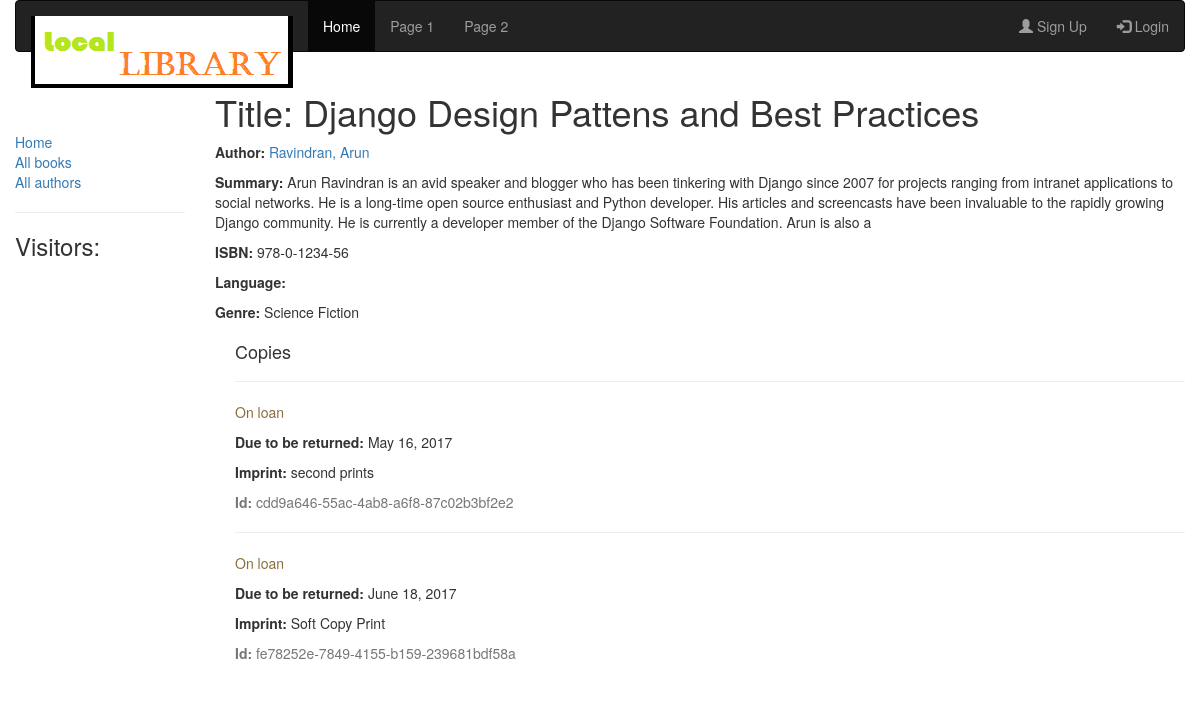
/catalog/book/1, run on the app's committed database.
### catalog/models.py (models this page shows, shortened)
class Book(models.Model):
	title = models.CharField(max_length=200)
	author = models.ForeignKey('Author', on_delete=models.SET_NULL, null=True)
	summary = models.TextField(max_length=1000, help_text="Enter a brief description of the book")
	isbn = models.CharField('ISBN',max_length=13, help_text='13 Character <a href="https://www.isbn-international.org/content/what-isbn">ISBN number</a>')
	genre = models.ManyToManyField(Genre, help_text="Select a genre for this book")

class Author(models.Model):
    first_name = models.CharField(max_length=100)
    last_name = models.CharField(max_length=100)
    date_of_birth = models.DateField(null=True, blank=True)
    date_of_death = models.DateField('Died', null=True, blank=True)
    def __str__(self):
        return '%s, %s' % (self.last_name, self.first_name)

class Genre(models.Model):
    name = models.CharField(max_length=200, help_text="Enter a book genre (e.g. Science Fiction, French Poetry etc.)")
    def __str__(self):
        return self.name

class BookInstance(models.Model):
	id = models.UUIDField(primary_key=True, default=uuid.uuid4, help_text="Unique ID for this particular book across whole library")
	book = models.ForeignKey('Book', on_delete=models.SET_NULL, null=True)
	imprint = models.CharField(max_length=200)
	due_back = models.DateField(null=True, blank=True)
	borrower = models.ForeignKey(User, on_delete=models.SET_NULL, null=True, blank=True)
	LOAN_STATUS = (
		('d', 'Maintenance'),
		('o', 'On loan'),
		('a', 'Available'),
		('r', 'Reserved'),
	)
	status = models.CharField(max_length=1, choices=LOAN_STATUS, blank=True, default='d', help_text='Book availability')
	class Meta:
		ordering = ["due_back"]
		permissions = (("can_mark_returned", "Set book as returned"),)

### catalog/views.py (the view)
# urls.py: url(r'^book/(?P<pk>\d+)$', views.BookDetailView.as_view(), name='book-detail'),
class BookDetailView(generic.DetailView):
	model = Book

### catalog/templates/catalog/book_detail.html
{% extends "base_generic.html" %}
{% block content %}
  <h1>Title: {{ book.title }}</h1>
  <p><strong>Author:</strong> <a href="">{{ book.author }}</a></p>
  <p><strong>Summary:</strong> {{ book.summary }}</p>
  <p><strong>ISBN:</strong> {{ book.isbn }}</p>
  <p><strong>Language:</strong> {{ book.language }}</p>
  <p><strong>Genre:</strong> {% for each_genre in book.genre.all %} {{ each_genre }}{% if not forloop.last %}, {% endif %}{% endfor %}</p>
  <div style="margin-left:20px;margin-top:20px">
    <h4>Copies</h4>
    {% for copy in book.bookinstance_set.all %}
    <hr>
    <p class="{% if copy.status == 'a' %}text-success{% elif copy.status == 'd' %}text-danger{% else %}text-warning{% endif %}">{{ copy.get_status_display }}</p>
    {% if copy.status != 'a' %}<p><strong>Due to be returned:</strong> {{copy.due_back}}</p>{% endif %}
    <p><strong>Imprint:</strong> {{copy.imprint}}</p>
    <p class="text-muted"><strong>Id:</strong> {{copy.id}}</p>
    {% endfor %}
  </div>
{% endblock %}

### catalog/templates/base_generic.html (shortened to what this page needs)
{% load staticfiles %}
<!DOCTYPE html>
<html lang="en">
<head>
  <link rel="stylesheet" href="https://maxcdn.bootstrapcdn.com/bootstrap/3.3.7/css/bootstrap.min.css">
  <link rel="stylesheet" href="{% static 'css/styles.css' %}">
</head>
<body>
  <div class="container-fluid">
	  <nav class="navbar navbar-inverse">
	  <div class="container-fluid">
		<div class="navbar-header">
		  <a class="navbar-brand" href="#" ><img src="{% static 'images/logo2.png' %}"></a>
		</div>
		<ul class="nav navbar-nav">
		  <li class="active"><a href="#">Home</a></li>
		  <li><a href="#">Page 1</a></li>
		  <li><a href="#">Page 2</a></li>
		</ul>
		<ul class="nav navbar-nav navbar-right">
		  {% if user.is_authenticated %}
			  <li><a href="{% url 'book_create' %}">Add New Book</a></li>
			  <li><a href="{% url 'author_create' %}">Add New Author</a></li>
			  <li><a href="{% url 'my-borrowed' %}">My Borrowed</a></li>
			 <li><button type="button" class="btn btn-primary">Hello: {{ user.get_username }}</button></li>
			 <li><a href="{% url 'logout' %}?next={{request.path}}"><span class="glyphicon glyphicon-log-out"></span> Logout</a></li>
		  {% else %}
			 <li><a href="#"><span class="glyphicon glyphicon-user"></span> Sign Up</a></li>
		    <li><a href="{% url 'login' %}?next={{request.path}}"><span class="glyphicon glyphicon-log-in"></span> Login</a></li>
		  {% endif %}
		</ul>
	  </div>
	</nav>
    <div class="row">
      <div class="col-sm-2"><br><br>
      {% block sidebar %}
      <ul class="sidebar-nav">
          <li><a href="{% url 'index' %}">Home</a></li>
          <li><a href="{% url 'books' %}">All books</a></li>
          <li><a href="{% url 'authors' %}">All authors</a></li>
      </ul>
	  <hr>
	  <h3>Visitors:{{num_visits}}</h3>
     {% endblock %}
      </div>
      <div class="col-sm-10 ">
      {% block content %}{% endblock %}
      </div>
    </div>
  </div>
</body>
</html>

### catalog/static/css/styles.css (style rules this page uses)
.sidebar-nav { margin-top: 20px; padding: 0; list-style: none; }

### data on the page
Book: title "Django Design Pattens and Best Practices", author "Ravindran, Arun", summary "Arun Ravindran is an avid speaker and blogger who has been tinkering with Django since 2007 for projects ranging from intranet applications to social networks. He is a long-time open source enthusiast and Python developer. His articles and screencasts have been invaluable to the rapidly growing Django community. He is currently a developer member of the Django Software Foundation. Arun is also a", isbn "978-0-1234-56"
Genre: name "Science Fiction"
BookInstance: status "On loan", due_back "May 16, 2017", imprint "second prints", id "cdd9a646-55ac-4ab8-a6f8-87c02b3bf2e2"
BookInstance: status "On loan", due_back "June 18, 2017", imprint "Soft Copy Print", id "fe78252e-7849-4155-b159-239681bdf58a"
